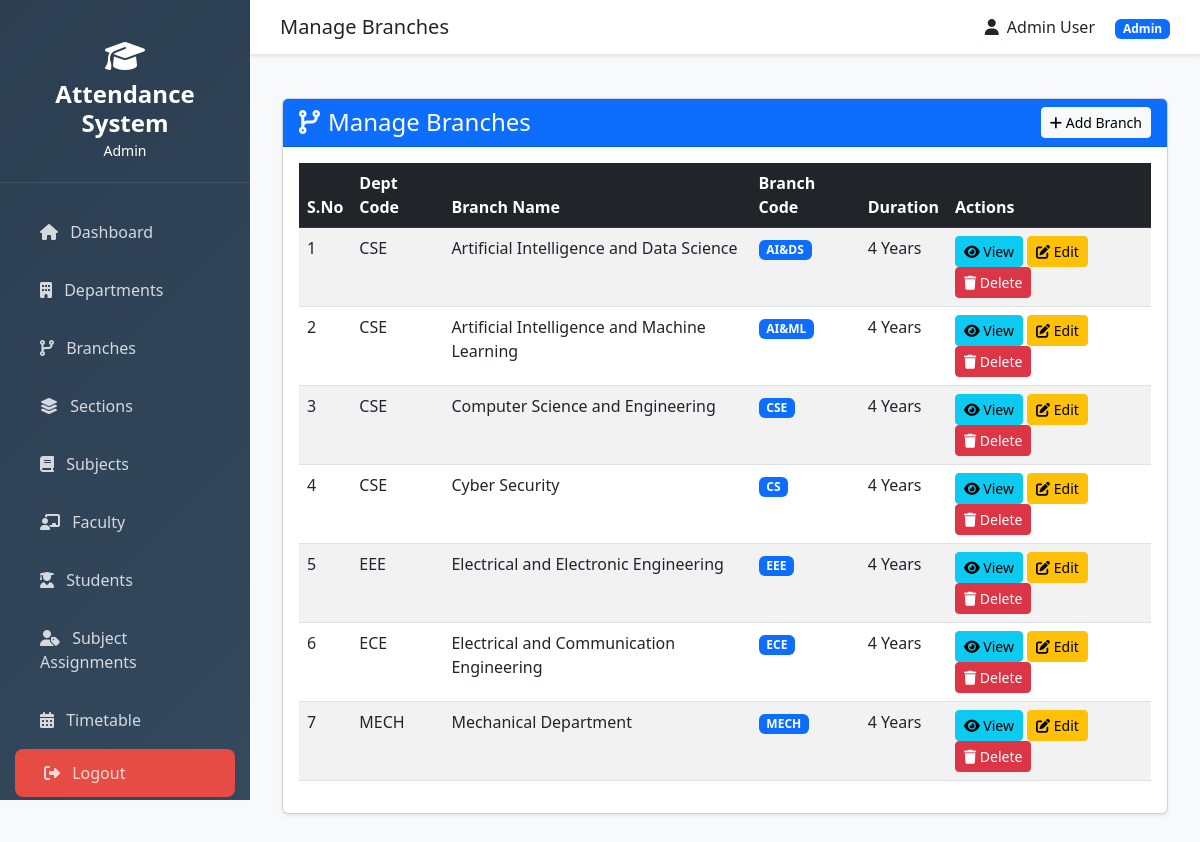
Page /manage/branches/ (signed in) on the committed database.
### attendance/models.py (models this page shows, shortened)
class User(AbstractUser):
    ROLE_CHOICES = [
        ('admin', 'Admin'),
        ('faculty', 'Faculty'),
        ('student', 'Student'),
    ]
    role = models.CharField(max_length=10, choices=ROLE_CHOICES)
    phone = models.CharField(max_length=15, blank=True, null=True)
    created_at = models.DateTimeField(auto_now_add=True)
    updated_at = models.DateTimeField(auto_now=True)
    class Meta:
        db_table = 'users'
        verbose_name = 'User'
        verbose_name_plural = 'Users'

class Branch(models.Model):
    department = models.ForeignKey(Department, on_delete=models.CASCADE, related_name='branches')
    name = models.CharField(max_length=100)
    code = models.CharField(max_length=10)
    duration_years = models.IntegerField(default=4)
    created_at = models.DateTimeField(auto_now_add=True)
    class Meta:
        db_table = 'branches'
        ordering = ['department', 'name']
        unique_together = ['department', 'code']

class Department(models.Model):
    name = models.CharField(max_length=100)
    code = models.CharField(max_length=10, unique=True)
    description = models.TextField(blank=True)
    created_at = models.DateTimeField(auto_now_add=True)
    class Meta:
        db_table = 'departments'
        ordering = ['name']

### attendance/views.py (the view)
# urls.py: path('manage/branches/', views.manage_branches, name='manage_branches'),
@login_required
@role_required('admin')
def manage_branches(request):
    if request.method == 'POST':
        form = BranchForm(request.POST)
        if form.is_valid():
            form.save()
            messages.success(request, 'Branch created successfully.')
            return redirect('manage_branches')
    else:
        form = BranchForm()
    branches = Branch.objects.select_related('department').all()
    departments = Department.objects.all()
    context = {
        'form': form,
        'branches': branches,
        'departments': departments
    }
    return render(request, 'admin/manage_branches.html', context)

### attendance/templates/admin/manage_branches.html (shortened to what this page needs)
{% extends 'base.html' %}
{% block page_title %}Manage Branches{% endblock %}
{% block content %}
<div class="container-fluid py-4">
    <div class="row">
        <div class="col-12">
            <div class="card shadow-sm">
                <div class="card-header bg-primary text-white d-flex justify-content-between align-items-center">
                    <h4 class="mb-0"><i class="fas fa-code-branch me-2"></i>Manage Branches</h4>
                    <button type="button" class="btn btn-light btn-sm" data-bs-toggle="modal" data-bs-target="#addBranchModal">
                        <i class="fas fa-plus"></i> Add Branch
                    </button>
                </div>
                <div class="card-body">
                    <div class="table-responsive">
                        <table class="table table-hover table-striped">
                            <thead class="table-dark">
                                <tr>
                                    <th>S.No</th>
                                    <th>Dept Code</th>
                                    <th>Branch Name</th>
                                    <th>Branch Code</th>
                                    <th>Duration</th>
                                    <th>Actions</th>
                                </tr>
                            </thead>
                            <tbody>
                                {% for branch in branches %}
                                <tr>
                                    <td>{{ forloop.counter }}</td>
                                    <td>{{ branch.department.code }}</td>
                                    <td>{{ branch.name }}</td>
                                    <td><span class="badge bg-primary">{{ branch.code }}</span></td>
                                    <td>{{ branch.duration_years }} Years</td>
                                    <td>
                                        <button class="btn btn-sm btn-info" data-bs-toggle="modal" data-bs-target="#viewBranchModal{{ branch.id }}">
                                            <i class="fas fa-eye"></i> View
                                        </button>
                                        <button class="btn btn-sm btn-warning" data-bs-toggle="modal" data-bs-target="#editBranchModal{{ branch.id }}">
                                            <i class="fas fa-edit"></i> Edit
                                        </button>
                                        <button class="btn btn-sm btn-danger" data-bs-toggle="modal" data-bs-target="#deleteBranchModal{{ branch.id }}">
                                            <i class="fas fa-trash"></i> Delete
                                        </button>
                                    </td>
                                </tr>
                                {% empty %}
                                <tr>
                                    <td colspan="6" class="text-center">No branches found</td>
                                </tr>
                                {% endfor %}
                            </tbody>
                        </table>
                    </div>
                </div>
            </div>
        </div>
    </div>
</div>
{% endblock %}

### attendance/templates/base.html (shortened to what this page needs)
<!DOCTYPE html>
<html lang="en">
<head>
    <link href="https://cdnjs.cloudflare.com/ajax/libs/bootstrap/5.3.0/css/bootstrap.min.css" rel="stylesheet">
    <link href="https://cdnjs.cloudflare.com/ajax/libs/font-awesome/6.4.0/css/all.min.css" rel="stylesheet">
</head>
<body>
    {% if user.is_authenticated %}
    <div class="sidebar">
        <div class="logo">
            <i class="fas fa-graduation-cap fa-2x mb-2"></i>
            <h4>Attendance System</h4>
            <small>{{ user.get_role_display }}</small>
        </div>
        <nav class="nav flex-column">
            <a class="nav-link" href="{% url 'dashboard' %}">
                <i class="fas fa-home me-2"></i> Dashboard
            </a>
            {% if user.role == 'admin' %}
                <a class="nav-link" href="{% url 'manage_departments' %}">
                    <i class="fas fa-building me-2"></i> Departments
                </a>
                <a class="nav-link" href="{% url 'manage_branches' %}">
                    <i class="fas fa-code-branch me-2"></i> Branches
                </a>
                <a class="nav-link" href="{% url 'manage_sections' %}">
                    <i class="fas fa-layer-group me-2"></i> Sections
                </a>
                <a class="nav-link" href="{% url 'manage_subjects' %}">
                    <i class="fas fa-book me-2"></i> Subjects
                </a>
                <a class="nav-link" href="{% url 'manage_faculty' %}">
                    <i class="fas fa-chalkboard-teacher me-2"></i> Faculty
                </a>
                <a class="nav-link" href="{% url 'manage_students' %}">
                    <i class="fas fa-user-graduate me-2"></i> Students
                </a>
                <a class="nav-link" href="{% url 'manage_subject_assignments' %}">
                    <i class="fas fa-user-tag me-2"></i> Subject Assignments
                </a>
                <a class="nav-link" href="{% url 'manage_timetable' %}">
                    <i class="fas fa-calendar-alt me-2"></i> Timetable
                </a>
            {% endif %}
            <a class="nav-link logout" href="{% url 'logout' %}">
                <i class="fas fa-sign-out-alt me-2"></i> Logout
            </a>
        </nav>
    </div>
    <div class="main-content">
        <div class="top-navbar">
            <h5 class="mb-0">{% block page_title %}Dashboard{% endblock %}</h5>
            <div>
                <span class="me-3"><i class="fas fa-user me-2"></i>{{ user.get_full_name }}</span>
                <span class="badge bg-primary">{{ user.get_role_display }}</span>
            </div>
        </div>
        {% block content %}{% endblock %}
    </div>
    {% else %}
        {% block login_content %}{% endblock %}
    {% endif %}
</body>
</html>

### attendance/templates/base.html (style rules this page uses)
:root { --primary-color: #2c3e50; --secondary-color: #3498db; --success-color: #27ae60; --danger-color: #e74c3c; --warning-color: #f39c12; --info-color: #16a085; }
body { font-family: 'Segoe UI', Tahoma, Geneva, Verdana, sans-serif; background-color: #f8f9fa; }
.sidebar { min-height: 100vh; background: linear-gradient(135deg, var(--primary-color), #34495e); color: white; position: fixed; top: 0; left: 0; width: 250px; padding: 20px 0; z-index: 1000; display: flex; flex-direction: column; height: 100vh; }
.sidebar .nav { flex-grow: 1; display: flex; flex-direction: column; }
.sidebar .nav-link.logout { margin-top: auto; background: rgba(231, 76, 68, 8.1); border-left: 4px solid #e74c3c; }
.sidebar .logo { text-align: center; padding: 20px; border-bottom: 1px solid rgba(255,255,255,0.1); margin-bottom: 20px; }
.sidebar .logo h4 { margin: 0; font-weight: 600; }
.sidebar .nav-link { color: rgba(255,255,255,0.8); padding: 12px 25px; margin: 5px 15px; border-radius: 8px; transition: all 0.3s; }
.main-content { margin-left: 250px; padding: 20px; }
.top-navbar { background: white; padding: 15px 30px; margin: -20px -20px 20px -20px; box-shadow: 0 2px 4px rgba(0,0,0,0.1); display: flex; justify-content: space-between; align-items: center; }

### rows in the picture
User: role "Admin", get_full_name "Admin User"
Branch: department.code "CSE", name "Artificial Intelligence and Data Science", code "AI&DS", duration_years "4"
Branch: department.code "CSE", name "Artificial Intelligence and Machine Learning", code "AI&ML", duration_years "4"
Branch: department.code "CSE", name "Computer Science and Engineering", code "CSE", duration_years "4"
Branch: department.code "CSE", name "Cyber Security", code "CS", duration_years "4"
Branch: department.code "EEE", name "Electrical and Electronic Engineering", code "EEE", duration_years "4"
Branch: department.code "ECE", name "Electrical and Communication Engineering", code "ECE", duration_years "4"
Branch: department.code "MECH", name "Mechanical Department", code "MECH", duration_years "4"
